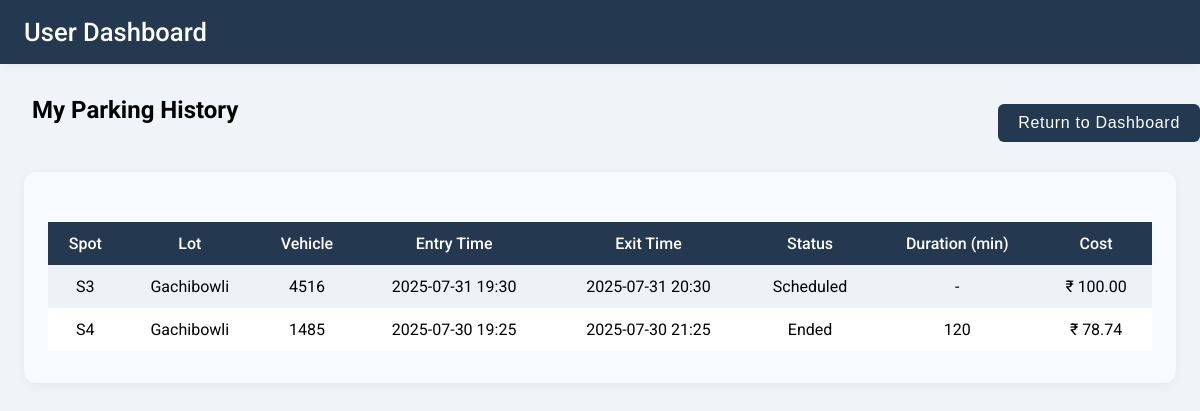
The page /user/history (signed in) on the database its author committed.
### backend/models.py (models this page shows)
class Reservation(db.Model):
    __tablename__ = "Reservation"
    id = db.Column(db.Integer, primary_key = True, autoincrement = True)
    spot_id = db.Column(db.Integer, db.ForeignKey("ParkingSpot.id"), nullable = False)
    user_id = db.Column(db.Integer, db.ForeignKey("User.id"), nullable = False)
    vehicle_id = db.Column(db.Integer, db.ForeignKey("Vehicle.id"), nullable=True)
    status = db.Column(db.String, nullable = False)
    cost = db.Column(db.Numeric(10, 2), nullable=False)
    entry_ts = db.Column(db.DateTime(timezone=True), default=lambda:datetime.now(IST))
    exit_ts = db.Column(db.DateTime(timezone=True))
    user = db.relationship("User", backref = "reservations")
    spot = db.relationship("ParkingSpot", backref = "reservations")
    vehicle = db.relationship("Vehicle", backref="reservations")

class ParkingSpot(db.Model):
    __tablename__ = "ParkingSpot"
    id = db.Column(db.Integer, primary_key = True, autoincrement = True)
    lot_id= db.Column(db.Integer, db.ForeignKey("ParkingLot.id"), nullable = False)
    status = db.Column(db.String, nullable = False)
    spot_number= db.Column(db.String, nullable = False)
    lot = db.relationship("ParkingLot", backref = "spots")
    __table_args__ = (
        db.UniqueConstraint('lot_id', 'spot_number', name='_lot_spot'),
    )

class ParkingLot(db.Model):
    __tablename__ = "ParkingLot"
    id = db.Column(db.Integer, primary_key = True, autoincrement = True)
    location = db.Column(db.String, nullable = False)
    address = db.Column(db.String, nullable = False)
    price = db.Column(db.Integer, nullable = False)
    no_of_spots = db.Column(db.Integer, nullable = False)

class Vehicle(db.Model):
    __tablename__ = "Vehicle"
    id = db.Column(db.Integer, primary_key = True, autoincrement = True)
    user_id= db.Column(db.Integer, db.ForeignKey("User.id"), nullable = False)
    vehicle_type = db.Column(db.String, nullable = False)
    vehicle_number= db.Column(db.String, unique = True, nullable = False)
    user = db.relationship("User", backref = "vehicles")

### backend/routes.py (the view)
@routes_bp.route('/user/history')
@login_required
def user_history():
    reservations = (
        Reservation.query
        .filter_by(user_id=current_user.id)
        .order_by(Reservation.entry_ts.desc())
        .all()
    )
    return render_template('user/user_history.html', reservations=reservations)

### templates/user/user_history.html (shortened to what this page needs)
<!DOCTYPE html>
<html lang="en">
<head>
</head>
<body>
    <div class="navbar">
        <span class="navbar-title">User Dashboard</span>
    </div>
    <div class="container">
        <button onclick="window.location.href='/user/dashboard'" class="return-dashboard-btn">
            Return to Dashboard
        </button>
        <h2 style="margin-left:8px;">My Parking History</h2>
        <div class="history-card">
            {% if reservations %}
            <table>
                <tr>
                    <th>Spot</th>
                    <th>Lot</th>
                    <th>Vehicle</th>
                    <th>Entry Time</th>
                    <th>Exit Time</th>
                    <th>Status</th>
                    <th>Duration (min)</th>
                    <th>Cost</th>
                </tr>
                {% for r in reservations %}
                <tr>
                    <td>{{ r.spot.spot_number }}</td>
                    <td>{{ r.spot.lot.address }}</td>
                    <td>{% if r.vehicle %}{{ r.vehicle.vehicle_number }}{% else %}-{% endif %}</td>
                    <td>{% if r.entry_ts %}{{ r.entry_ts.strftime('%Y-%m-%d %H:%M')|to_ist }}{% else %}-{% endif %}</td>
                    <td>
                        {% if r.exit_ts %}
                            {{ r.exit_ts.strftime('%Y-%m-%d %H:%M')|to_ist }}
                        {% elif r.entry_ts %}
                            Active
                        {% else %}
                            -
                        {% endif %}
                    </td>
                    <td>{{ r.status }}</td>
                    <td>
                        {% if r.status == 'Scheduled' %}
                            -
                        {% elif r.entry_ts and r.exit_ts %}
                            {% set duration = ((r.exit_ts - r.entry_ts).total_seconds() // 60)|int %}
                            {{ duration if duration >= 0 else 0 }}
                        {% elif r.entry_ts %}
                            Active
                        {% else %}
                            -
                        {% endif %}
                    </td>
                    <td>&#8377; {{ ('%.2f'|format(r.cost)) }}</td>
                </tr>
                {% endfor %}
            </table>
            {% else %}
            <p style="color:#333; font-size:1.1em; text-align:center;">No parking history found.</p>
            {% endif %}
        </div>
    </div>
</body>
</html>

### templates/user/user_history.html (style rules this page uses)
body { background: #f0f4f8; font-family: 'Roboto', Arial, sans-serif; margin: 0; padding: 0; }
.navbar { background: #243850; padding: 0 24px; height: 64px; display: flex; align-items: center; color: #fff; box-shadow: 0 2px 8px #e2e8f0; }
.navbar-title { font-size: 1.6em; font-weight: 500; }
.container { max-width: 1280px; margin: 32px auto; padding: 0 24px; position: relative; }
.return-dashboard-btn { position: absolute; top: 0; right: 0; background-color: #243850; color: white; border: none; border-radius: 6px; padding: 10px 20px; font-size: 1em; cursor: pointer; letter-spacing: 0.7px; transition: background-color 0.3s ease; margin-top: 8px; }
.history-card { background: #f7faff; border-radius: 12px; box-shadow: 0 2px 10px #e2e8f0; padding: 32px 24px; margin-top: 48px; }
table { width: 100%; border-collapse: collapse; margin-top: 18px; }
th, td { padding: 12px; font-size: 1em; text-align: center; }
th { background: #243850; color: white; font-weight: 500; }
tr:nth-child(even) { background: #eef2f7; }
tr:nth-child(odd) { background: #ffffff; }

### rows shown on the page
Reservation: spot.spot_number "S3", spot.lot.address "Gachibowli", vehicle.vehicle_number "4516", entry_ts|to_ist "2025-07-31 19:30", exit_ts|to_ist "2025-07-31 20:30", status "Scheduled", cost "100.00"
Reservation: spot.spot_number "S4", spot.lot.address "Gachibowli", vehicle.vehicle_number "1485", entry_ts|to_ist "2025-07-30 19:25", exit_ts|to_ist "2025-07-30 21:25", status "Ended", duration "120", cost "78.74"
